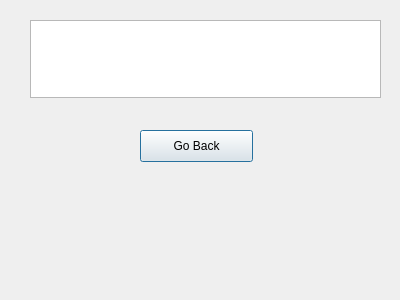
<?xml version="1.0" encoding="UTF-8"?>
<ui version="4.0">
 <class>Dialog</class>
 <widget class="QDialog" name="Dialog">
  <property name="geometry">
   <rect>
    <x>0</x>
    <y>0</y>
    <width>400</width>
    <height>300</height>
   </rect>
  </property>
  <property name="windowTitle">
   <string>Dialog</string>
  </property>
  <widget class="QPushButton" name="btnGoToFirst">
   <property name="geometry">
    <rect>
     <x>140</x>
     <y>130</y>
     <width>113</width>
     <height>32</height>
    </rect>
   </property>
   <property name="text">
    <string>Go Back</string>
   </property>
  </widget>
  <widget class="QTextEdit" name="textEdit">
   <property name="geometry">
    <rect>
     <x>30</x>
     <y>20</y>
     <width>351</width>
     <height>78</height>
    </rect>
   </property>
  </widget>
 </widget>
 <resources/>
 <connections/>
</ui>
